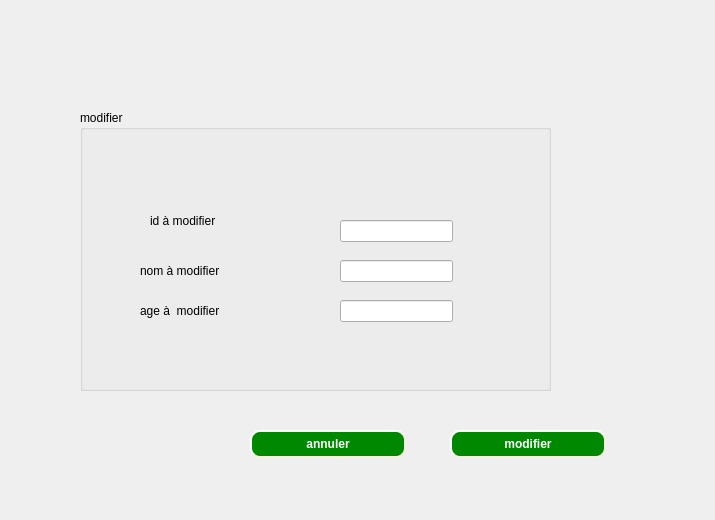
<?xml version="1.0" encoding="UTF-8"?>
<ui version="4.0">
 <class>modifier</class>
 <widget class="QDialog" name="modifier">
  <property name="geometry">
   <rect>
    <x>0</x>
    <y>0</y>
    <width>715</width>
    <height>520</height>
   </rect>
  </property>
  <property name="windowTitle">
   <string>Dialog</string>
  </property>
  <widget class="QGroupBox" name="groupBox">
   <property name="geometry">
    <rect>
     <x>80</x>
     <y>110</y>
     <width>471</width>
     <height>281</height>
    </rect>
   </property>
   <property name="title">
    <string>modifier</string>
   </property>
   <widget class="QLabel" name="label">
    <property name="geometry">
     <rect>
      <x>70</x>
      <y>100</y>
      <width>101</width>
      <height>21</height>
     </rect>
    </property>
    <property name="text">
     <string>id à modifier</string>
    </property>
   </widget>
   <widget class="QLabel" name="label_2">
    <property name="geometry">
     <rect>
      <x>60</x>
      <y>150</y>
      <width>111</width>
      <height>21</height>
     </rect>
    </property>
    <property name="text">
     <string>nom à modifier</string>
    </property>
   </widget>
   <widget class="QLabel" name="label_3">
    <property name="geometry">
     <rect>
      <x>60</x>
      <y>190</y>
      <width>121</width>
      <height>21</height>
     </rect>
    </property>
    <property name="text">
     <string>age à  modifier</string>
    </property>
   </widget>
   <widget class="QLineEdit" name="lineEdit_2">
    <property name="geometry">
     <rect>
      <x>260</x>
      <y>150</y>
      <width>113</width>
      <height>22</height>
     </rect>
    </property>
   </widget>
   <widget class="QLineEdit" name="lineEdit_3">
    <property name="geometry">
     <rect>
      <x>260</x>
      <y>190</y>
      <width>113</width>
      <height>22</height>
     </rect>
    </property>
   </widget>
   <widget class="QLineEdit" name="id_modi">
    <property name="geometry">
     <rect>
      <x>260</x>
      <y>110</y>
      <width>113</width>
      <height>22</height>
     </rect>
    </property>
   </widget>
  </widget>
  <widget class="QPushButton" name="pushButton_3">
   <property name="geometry">
    <rect>
     <x>250</x>
     <y>430</y>
     <width>156</width>
     <height>28</height>
    </rect>
   </property>
   <property name="styleSheet">
    <string notr="true">QPushButton#pushButton_3{
    
	background-color: rgb(0, 136, 0);
    border-style: outset;
    border-width: 2px;
    border-radius: 10px;
    border-color: beige;
    font: bold 12px;
    min-width: 10em;
    padding: 6px;
	color: rgb(255, 255, 255);
}
QPushButton#pushButton_3:pressed {
    background-color: rgb(239, 239, 239);
    border-style: inset;
	color: rgb(255, 255, 255);
}</string>
   </property>
   <property name="text">
    <string>annuler</string>
   </property>
  </widget>
  <widget class="QPushButton" name="pushButton">
   <property name="geometry">
    <rect>
     <x>450</x>
     <y>430</y>
     <width>156</width>
     <height>28</height>
    </rect>
   </property>
   <property name="styleSheet">
    <string notr="true">QPushButton#pushButton{
    
	background-color: rgb(0, 136, 0);
    border-style: outset;
    border-width: 2px;
    border-radius: 10px;
    border-color: beige;
    font: bold 12px;
    min-width: 10em;
    padding: 6px;
	color: rgb(255, 255, 255);
}
QPushButton#pushButton:pressed {
    background-color: rgb(239, 239, 239);
    border-style: inset;
	color: rgb(255, 255, 255);
}</string>
   </property>
   <property name="text">
    <string>modifier</string>
   </property>
  </widget>
 </widget>
 <resources/>
 <connections/>
</ui>
